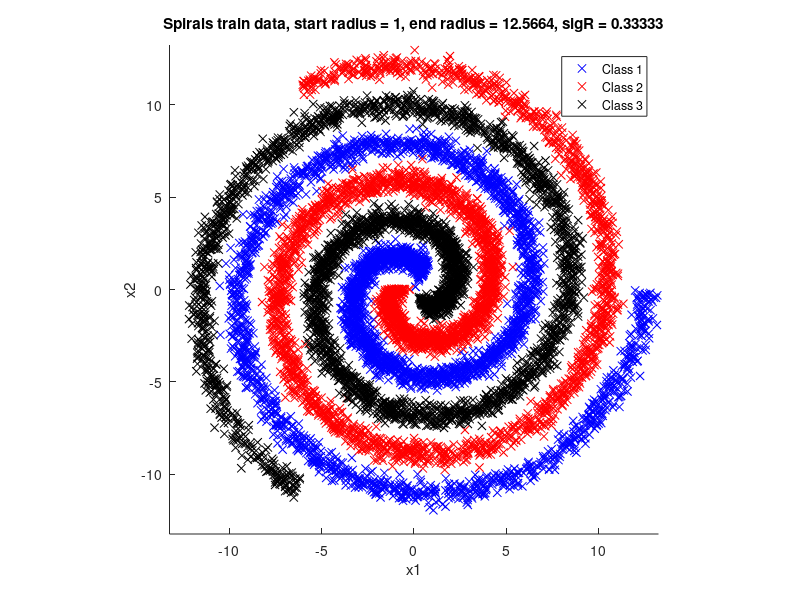
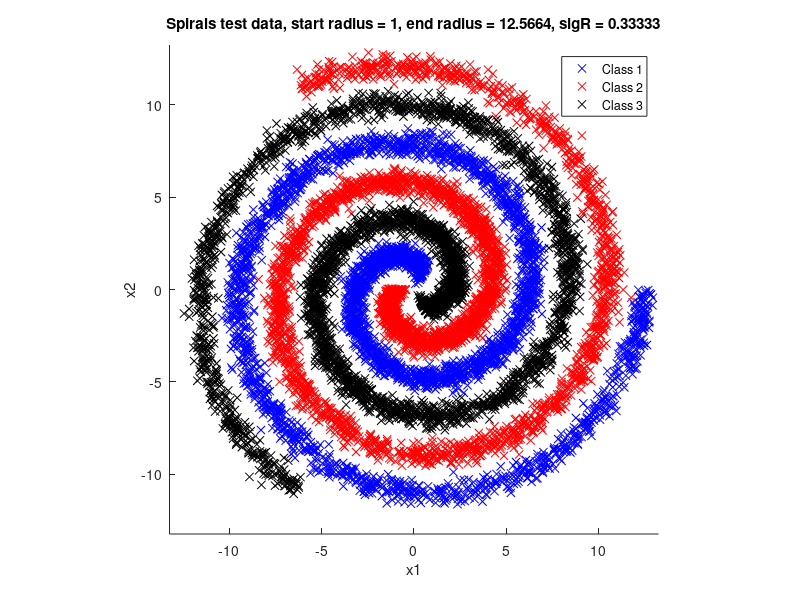

MATLAB code to generate these figures, in order:
function [XTrain,YTrain,XTest,YTest] = genSpiralsData(NTrain,NTest,nClasses,startRadius,endRadius,sigR,bPlot)

if ~exist('NTrain','var') || isempty(NTrain)
    NTrain = 10000;
end

if ~exist('NTest','var') || isempty(NTest)
    NTest = 10000;
end

if ~exist('nClasses','var') || isempty(nClasses)
    nClasses = 3;
end

if ~exist('startRadius','var') || isempty(startRadius)
    startRadius = 1;
end

if ~exist('endRadius','var') || isempty(endRadius)
    endRadius = 4*pi;
end

if ~exist('sigR','var') || isempty(sigR)
    sigR = 1/nClasses;
end

if ~exist('bPlot','var') || isempty(bPlot)
    bPlot = true;
end

NTotal = NTrain+NTest;

cutOffs = (1/nClasses):(1/nClasses):((nClasses-1)/nClasses);

YVec = 1+sum(bsxfun(@gt,rand(NTotal,1),cutOffs),2);
Y = false(NTotal,nClasses);
for n=1:size(Y,2)
    Y(YVec==n,n) = true;
end

thetaVals = startRadius+(endRadius-startRadius).*rand(NTotal,1);
rVals = thetaVals+randn(NTotal,1).*sigR;

for n=2:size(Y,2)
    thetaVals(Y(:,n))=thetaVals(Y(:,n))+2*pi*(n-1)/size(Y,2);
end

X = [rVals.*cos(thetaVals), rVals.*sin(thetaVals)];

XTrain = X(1:NTrain,:);
XTest = X((NTrain+1):end,:);
YTrain = Y(1:NTrain,:);
YTest = Y((NTrain+1):end,:);

if bPlot
    
    colors = {'b','r','k','c','g','w','b','r'};
    
    figure
    hold on
    for n=1:size(YTrain,2)
        plot(XTrain(YTrain(:,n),1),XTrain(YTrain(:,n),2),[colors{n} 'x']);
    end
    title(['Spirals train data, start radius = ' num2str(startRadius) ', end radius = ' num2str(endRadius) ', sigR = ' num2str(sigR)]);
    xlabel('x1')
    ylabel('x2')    
    legendLabels = cell(size(YTrain,2),1);
    for n=1:size(YTrain,2);
        legendLabels{n} = ['Class ' num2str(n)];
    end    
    legend(legendLabels{:})
    axis square
    axis([min(min(XTrain(:,1)),-(1*endRadius+2*sigR)),max(max(XTrain(:,1)),(1*endRadius+2*sigR)),min(min(XTrain(:,2)),-(1*endRadius+2*sigR)),max(max(XTrain(:,2)),(1*endRadius+2*sigR))]);
    
    figure
    hold on
    for n=1:size(YTest,2)
        plot(XTest(YTest(:,n),1),XTest(YTest(:,n),2),[colors{n} 'x']);
    end
    title(['Spirals test data, start radius = ' num2str(startRadius) ', end radius = ' num2str(endRadius) ', sigR = ' num2str(sigR)]);
    xlabel('x1')
    ylabel('x2')
    legend(legendLabels{:})
    axis square
    axis([min(min(XTest(:,1)),-(1*endRadius+2*sigR)),max(max(XTest(:,1)),(1*endRadius+2*sigR)),min(min(XTest(:,2)),-(1*endRadius+2*sigR)),max(max(XTest(:,2)),(1*endRadius+2*sigR))]);
end

end
    


